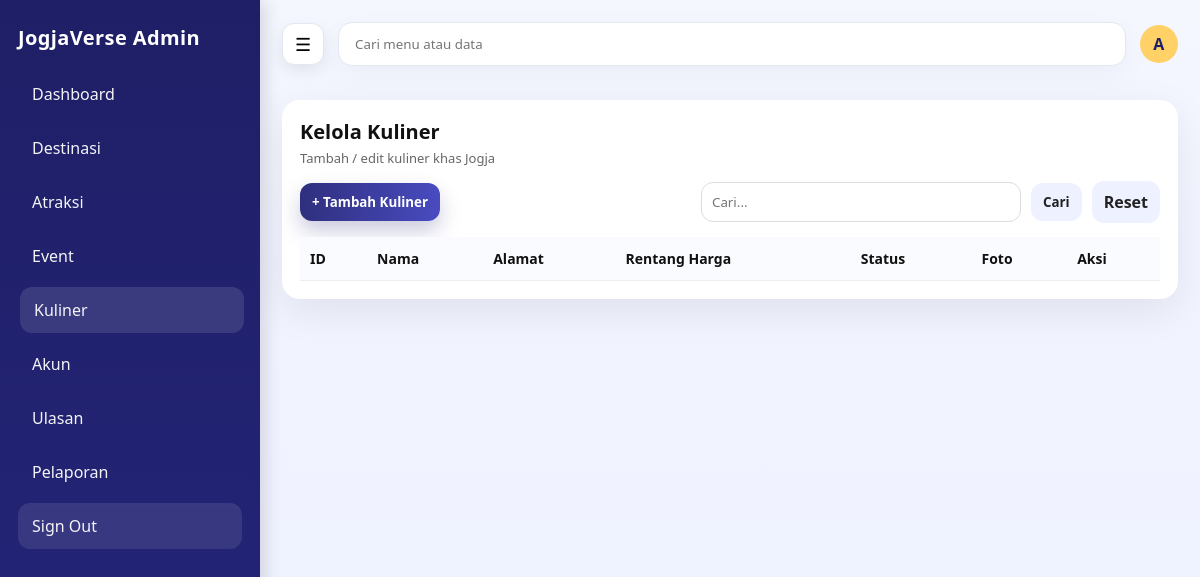
The page /admin/kuliner.php (signed in) on the database as committed earlier.
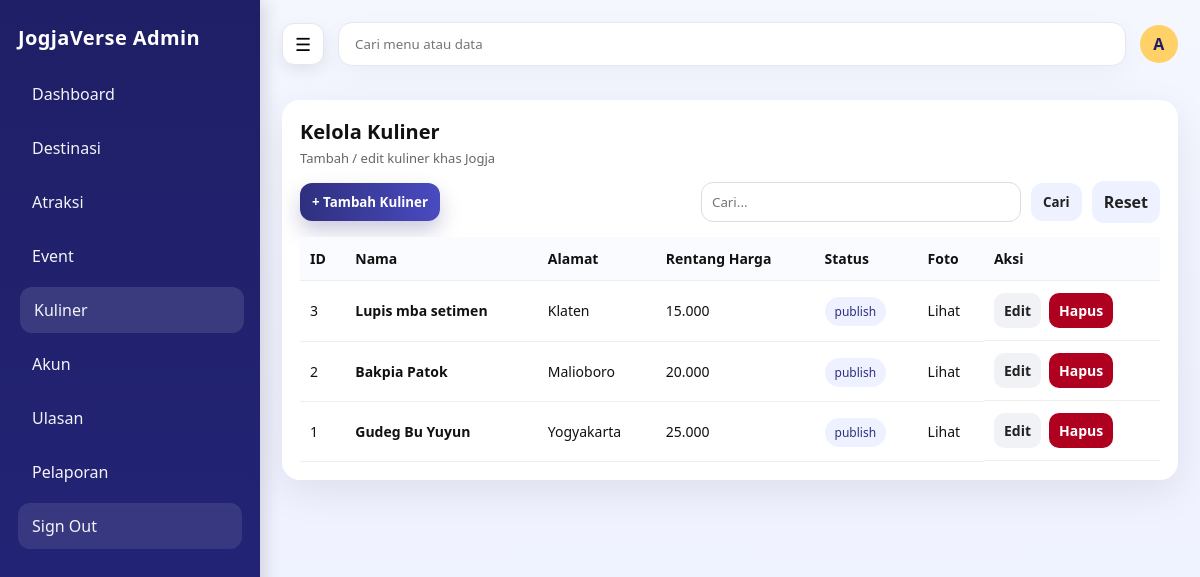
The same page on the database as committed later.
### tables this page shows
CREATE TABLE `kuliner` (
  `id_kuliner` bigint UNSIGNED NOT NULL,
  `id_destinasi` bigint UNSIGNED DEFAULT NULL,
  `id_kategori` bigint UNSIGNED DEFAULT NULL,
  `nama` varchar(160) NOT NULL,
  `deskripsi` text,
  `alamat` varchar(255) DEFAULT NULL,
  `latitude` decimal(10,7) DEFAULT NULL,
  `longitude` decimal(10,7) DEFAULT NULL,
  `rentang_harga` varchar(40) DEFAULT NULL,
  `jam_operasional` varchar(120) DEFAULT NULL,
  `nomor_kontak` varchar(30) DEFAULT NULL,
  `gambar_sampul_url` varchar(255) DEFAULT NULL,
  `status` enum('draft','publish','arsip') NOT NULL DEFAULT 'draft',
  `dibuat_oleh` bigint UNSIGNED DEFAULT NULL,
  `dibuat_pada` datetime NOT NULL DEFAULT CURRENT_TIMESTAMP,
  `diubah_pada` datetime DEFAULT NULL ON UPDATE CURRENT_TIMESTAMP
);

### admin/_crud_helper.php (called while the page is built, shortened)
<?php
if (!function_exists('h')) {
  function h($val) {
    return htmlspecialchars((string)$val, ENT_QUOTES, 'UTF-8');
  }
}
function describe_table(mysqli $koneksi, string $table): array {
  $cols = [];
  $pk = null;
  $res = $koneksi->query("SHOW FULL COLUMNS FROM `$table`");
  if ($res) {
    while ($row = $res->fetch_assoc()) {
      $cols[] = $row;
      if (($row['Key'] ?? '') === 'PRI') {
        $pk = $row['Field'];
      }
    }
  }
  return [$cols, $pk];
}
function pick_col(array $colNames, array $candidates): ?string {
  foreach ($candidates as $c) {
    foreach ($colNames as $n) {
      if (strtolower($n) === strtolower($c)) return $n;
    }
  }
  return null;
}
function fetch_rows(mysqli $koneksi, string $table, ?string $pk, string $q, ?array $cols = null): mysqli_result {
  $searchable = [];
  foreach ($cols as $c) {
    $type = strtolower($c['Type'] ?? '');
    if (str_contains($type, 'char') || str_contains($type, 'text')) {
      $searchable[] = $c['Field'];
    }
  }
  $sql = "SELECT * FROM `$table`";
  $params = [];
  if ($pk) {
    $sql .= " ORDER BY `$pk` DESC";
  }
  $stmt = $koneksi->prepare($sql);
  $stmt->execute();
  return $stmt->get_result();
}
function fetch_options_by_table(mysqli $koneksi, array $tableCandidates, array $labelCandidates): array {
  foreach ($tableCandidates as $table) {
    try {
      [$cols, $pk] = describe_table($koneksi, $table);
      $colNames = array_map(fn($c) => $c['Field'], $cols);
      $labelCol = pick_col($colNames, $labelCandidates) ?? $pk;
      $sql = "SELECT `$pk`, `$labelCol` FROM `$table` ORDER BY `$labelCol`";
      $stmt = $koneksi->prepare($sql);
      $stmt->execute();
      $res = $stmt->get_result();
      $rows = [];
      while ($row = $res->fetch_assoc()) {
        $rows[] = [
          'id' => $row[$pk],
          'label' => $row[$labelCol] ?? $row[$pk],
        ];
      }
      if (count($rows) > 0) {
        return $rows;
      }
    } catch (Throwable $e) {
      continue;
    }
  }
  return [];
}

### admin/kuliner.php (the view, shortened to what this page needs)
<?php
require_once __DIR__ . "/../config/koneksi.php";
require_once __DIR__ . "/_crud_helper.php";
$table = "kuliner";
[$cols, $pk] = describe_table($koneksi, $table);
$colNames = array_map(fn($c) => $c['Field'], $cols);
$colNama     = pick_col($colNames, ["nama_kuliner", "nama", "judul"]);
$colLok      = pick_col($colNames, ["alamat", "lokasi", "kecamatan", "kota", "kabupaten"]);
$colHarga    = pick_col($colNames, ["rentang_harga", "harga", "harga_rata", "harga_mulai"]);
$colFoto     = pick_col($colNames, ["gambar_sampul_url","foto_url", "gambar_url", "thumbnail", "image_url", "cover"]);
$q = trim($_GET['q'] ?? "");
$data = fetch_rows($koneksi, $table, $pk, $q, $cols);
$penggunaOptions = fetch_options_by_table(
  $koneksi,
  ["pengguna"],
  ["nama_lengkap", "username", "email", "nama"]
);
?>
<?php require_once __DIR__ . "/partials/header.php"; ?>
<link rel="stylesheet" href="<?= BASE_URL ?>/assets/css/admin_crud.css">
<div class="card">
  <div>
    <h1 class="page-title">Kelola Kuliner</h1>
    <p class="page-sub">Tambah / edit kuliner khas Jogja</p>
  </div>
  <div class="toolbar">
    <div class="left">
      <button class="btn" onclick="openModal()">+ Tambah Kuliner</button>
    </div>
    <form method="GET" style="display:flex;gap:10px;align-items:center">
      <input class="search" type="text" name="q" placeholder="Cari..." value="<?= h($q) ?>">
      <button class="btn secondary" type="submit">Cari</button>
      <a class="btn secondary" href="<?= BASE_URL ?>/admin/kuliner.php">Reset</a>
    </form>
  </div>
  <div class="table-wrap">
    <table class="table2">
      <thead>
        <tr>
          <th>ID</th>
          <th>Nama</th>
          <th>Alamat</th>
          <th>Rentang Harga</th>
          <th>Status</th>
          <th>Foto</th>
          <th>Aksi</th>
        </tr>
      </thead>
      <tbody>
      <?php while($row = $data->fetch_assoc()): ?>
        <tr>
          <td><?= h($row[$pk]) ?></td>
          <td><b><?= h($colNama ? ($row[$colNama] ?? '-') : '-') ?></b></td>
          <td><?= h($colLok ? ($row[$colLok] ?? '-') : '-') ?></td>
          <td><?= h($colHarga ? ($row[$colHarga] ?? '-') : '-') ?></td>
          <td><span class="pill"><?= h($row['status'] ?? '-') ?></span></td>
          <td>
            <?php if ($colFoto && !empty($row[$colFoto])): ?>
              <a href="<?= h($row[$colFoto]) ?>" target="_blank">Lihat</a>
            <?php else: ?>
              <small>-</small>
            <?php endif; ?>
          </td>
          <td class="actions">
            <a class="btn-sm gray" href="<?= BASE_URL ?>/admin/kuliner.php?edit=<?= h($row[$pk]) ?>">Edit</a>
            <a class="btn-sm danger" onclick="return confirm('Hapus kuliner ini?')" href="<?= BASE_URL ?>/admin/kuliner.php?hapus=<?= h($row[$pk]) ?>">Hapus</a>
          </td>
        </tr>
      <?php endwhile; ?>
      </tbody>
    </table>
  </div>
</div>
<?php require_once __DIR__ . "/partials/footer.php"; ?>

Rows that differ between the two databases and show on the page:
added kuliner: id_kuliner "3", nama "Lupis mba setimen", alamat "Klaten", rentang_harga "15.000", status "publish"
added kuliner: id_kuliner "2", nama "Bakpia Patok", alamat "Malioboro", rentang_harga "20.000", status "publish"
added kuliner: id_kuliner "1", nama "Gudeg Bu Yuyun", alamat "Yogyakarta", rentang_harga "25.000", status "publish"
